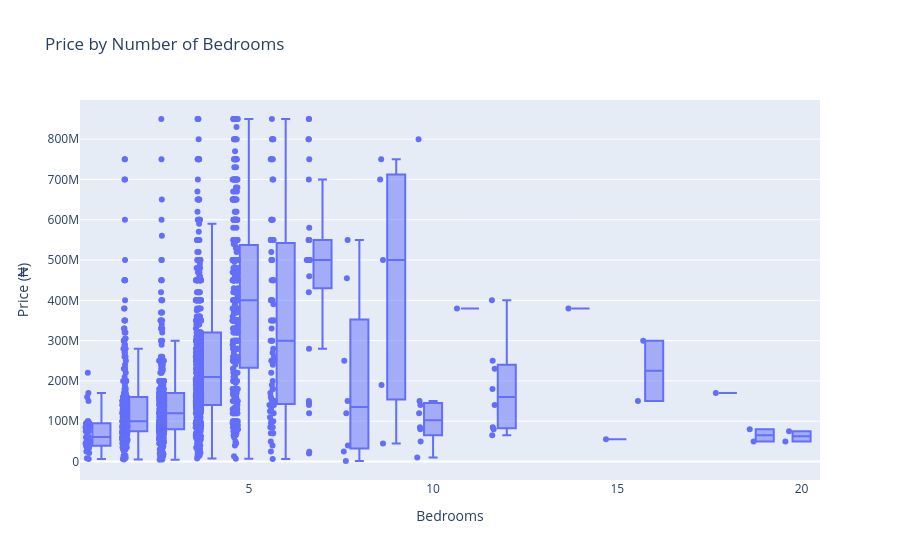

Notebook code for this chart:
### Code cell
fig4 = px.box(df, x='bedrooms', y='price', title="Price by Number of Bedrooms",
              labels={'bedrooms':'Bedrooms', 'price':'Price (₦)'},
              points="all")  
fig4.show()

### Figure 1 — Plotly figure (JSON) as saved in the notebook; plotly's stock layout.template omitted (floating-point values rounded to 4 significant figures; data arrays with more than 128 entries replaced by an {"elided": "..."} marker saying what was removed)
{"data": [{"alignmentgroup": "True", "boxpoints": "all", "hovertemplate": "Bedrooms=%{x}<br>Price (₦)=%{y}<extra></extra>", "legendgroup": "", "marker": {"color": "#636efa"}, "name": "", "notched": false, "offsetgroup": "", "orientation": "v", "showlegend": false, "type": "box", "x": {"elided": "1799 float values"}, "x0": " ", "xaxis": "x", "y": {"elided": "1799 float values"}, "y0": " ", "yaxis": "y"}], "layout": {"boxmode": "group", "legend": {"tracegroupgap": 0}, "title": {"text": "Price by Number of Bedrooms"}, "xaxis": {"anchor": "y", "domain": [0, 1], "title": {"text": "Bedrooms"}}, "yaxis": {"anchor": "x", "domain": [0, 1], "title": {"text": "Price (₦)"}}}}
